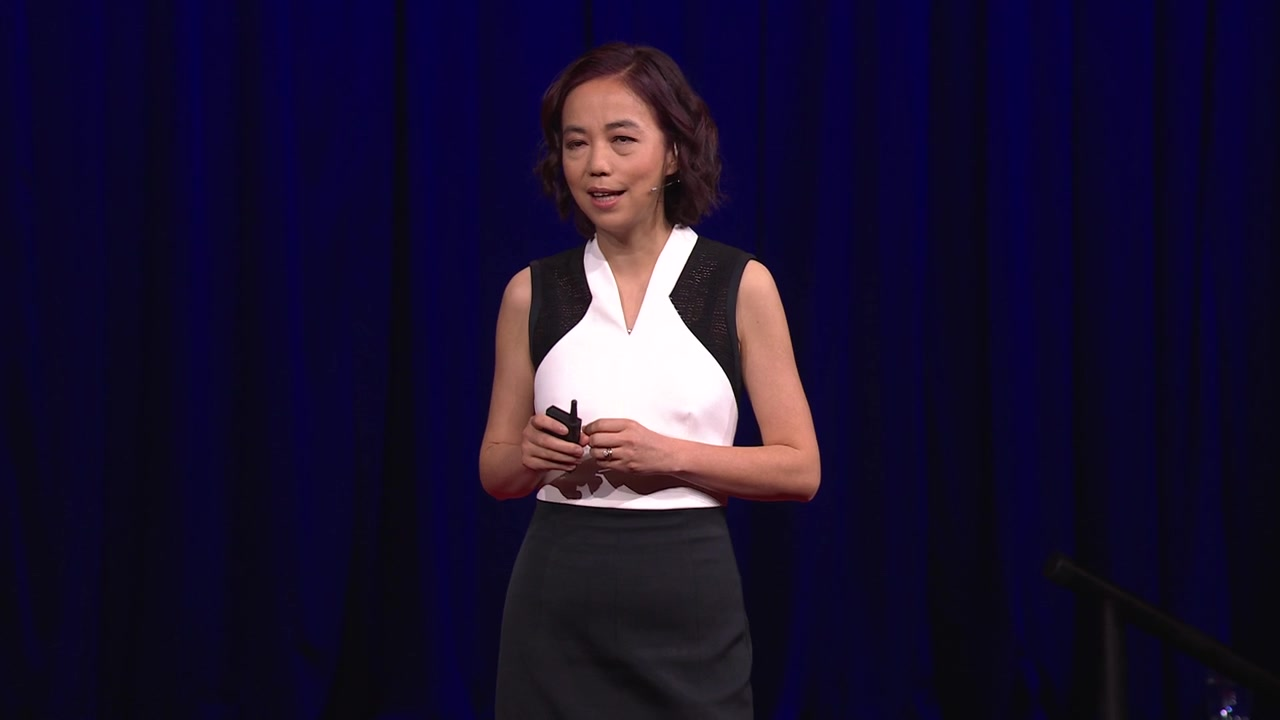
#> input picture Prototype/loop14_talk/ep_a_digest/frames/f02_25s.jpg, 1280 x 720 px; its folder holds only this picture in this run
$ python water-flow.py --base ../../Prototype/loop14_talk/ep_a_digest/frames/f02_25s.jpg
#> lines starting #> are read from the running program, lines starting #| are printed output that depends on the picture
### Tool/ffmpeg.py
"""FFmpeg 入口：把参数原样转发给 Tool/_deps 内的静态二进制。

用法：python Tool/ffmpeg.py -version
      python Tool/ffmpeg.py -i in.mp4 -ss 2 -t 1 -c copy out.mp4
二进制来自 imageio-ffmpeg 包（gyan.dev essentials build），由 setup_deps.py 重建。
"""
import subprocess
import sys
from pathlib import Path

BIN_DIR = Path(__file__).resolve().parent / "_deps" / "imageio_ffmpeg" / "binaries"


def find_exe() -> Path:
    exes = sorted(BIN_DIR.glob("ffmpeg-*.exe"))
    if not exes:
        raise SystemExit("未找到 FFmpeg 二进制，请先运行 python Tool/setup_deps.py")
    return exes[0]


# [2 lines that do not run on import are left out]

### Log/Circle26/water-flow.py
"""纯剪辑版循环水面：不调任何生成通道。

与 loop.py 的分工：
  loop.py   —— 生成片拿到手后做事后缝合，crossfade 会平均两套相位不同的水纹，水会「淡一下」
  本脚本    —— 纹理本身是周期性的，每帧只做整数像素平移，滚满一个周期就回到起点，
               首尾像素级同相位，不需要任何过渡帧，也没有「淡一下」

做法：
  1. 从原画取一块纯水面 ROI，左右各取 B 列做 crossfade，得到可横向平铺的纹理（周期 P = 宽 - B）
  2. 纹理横铺足够长，每帧取一个宽 = ROI 宽的窗口，偏移量随帧推进
  3. 用「矩形羽化 × 亮度权重」做 mask 贴回去：深墨（沙洲、山脚、树）不动，只有淡的水在流
  4. 总帧数 n 满足 n 帧正好滚满一个周期，于是 帧[n-1] → 帧[0] 的位移 = 一帧步长，循环无缝且匀速

用法：
  python water-flow.py                       # 出 12s 单元 + 十圈
  python water-flow.py --dur 8 --speed 50
"""
import argparse
import json
import subprocess
import sys
from pathlib import Path

import cv2
import numpy as np

ROOT = next(p for p in Path(__file__).resolve().parents if (p / "Tool" / "ffmpeg.py").exists())
sys.path.insert(0, str(ROOT / "Tool"))
from ffmpeg import find_exe  # noqa: E402

# 水面 ROI（在 fuchun-169-a.png 上量的：左侧 x<430 是岸树，右侧 x>1180 是山脚）
ROI = dict(x0=430, y0=465, x1=1180, y1=745)
TILE_BAND = 200      # 左右 crossfade 带宽
FEATHER_Y = 42       # 上下羽化
FEATHER_X = 58       # 左右羽化
TONE_LO, TONE_HI = 104, 142   # 亮度低于 LO 视为深墨（不动），高于 HI 全动


def imread_u(p):
    b = np.fromfile(str(p), np.uint8)
    return cv2.imdecode(b, cv2.IMREAD_COLOR)


def imwrite_u(p, img):
    ok, buf = cv2.imencode(Path(p).suffix or ".png", img)
    if ok:
        Path(p).write_bytes(buf.tobytes())
    return ok


def write_video(frames, out, fps, crf=16):
    h, w = frames[0].shape[:2]
    cmd = [find_exe(), "-v", "error", "-y",
           "-f", "rawvideo", "-pix_fmt", "bgr24", "-s", f"{w}x{h}", "-r", f"{fps:g}",
           "-i", "-", "-c:v", "libx264", "-crf", str(crf), "-pix_fmt", "yuv420p",
           "-movflags", "+faststart", str(out)]
    p = subprocess.Popen(cmd, stdin=subprocess.PIPE, stdout=subprocess.DEVNULL, stderr=subprocess.PIPE)
    for f in frames:
        p.stdin.write(f.astype(np.uint8).tobytes())
    p.stdin.close()
    err = p.stderr.read().decode("utf-8", "replace")
    if p.wait() != 0:
        raise RuntimeError("ffmpeg 编码失败:\n" + err[-800:])


def ncc(a, b):
    a = cv2.cvtColor(a, cv2.COLOR_BGR2GRAY).astype(np.float32)
    b = cv2.cvtColor(b, cv2.COLOR_BGR2GRAY).astype(np.float32)
    a -= a.mean(); b -= b.mean()
    den = float(np.sqrt((a * a).sum() * (b * b).sum()))
    return float((a * b).sum() / den) if den else 0.0


def seamless_tile(img, band):
    """把纹理做成可横向平铺：左边缘与右边缘相接处像素连续。

    new = img[:, :W-band]，其中前 band 列是「左带 × ramp_up + 右带 × ramp_down」。
    于是 new 的左边缘取自 img 的最右带，new 的右边缘是 img 的第 W-band-1 列——两者本来相邻。
    """
    h, w = img.shape[:2]
    band = min(band, w // 3)
    new = img[:, : w - band].astype(np.float32).copy()
    ramp = np.linspace(0.0, 1.0, band, dtype=np.float32)
    ramp = (ramp * ramp * (3 - 2 * ramp))[None, :, None]  # smoothstep，避免线性斜坡的硬折
    left = img[:, :band].astype(np.float32)
    right = img[:, w - band:].astype(np.float32)
    new[:, :band] = right * (1 - ramp) + left * ramp
    return np.clip(new, 0, 255).astype(np.uint8)


def build_alpha(roi, px, py):
    h, w = roi.shape[:2]
    ax = np.ones(w, np.float32)
    ay = np.ones(h, np.float32)
    px = min(px, w // 3); py = min(py, h // 3)
    ramp = lambda n: (lambda t: t * t * (3 - 2 * t))(np.linspace(0, 1, n, dtype=np.float32))
    ax[:px] = ramp(px); ax[-px:] = ramp(px)[::-1]
    ay[:py] = ramp(py); ay[-py:] = ramp(py)[::-1]

    gray = cv2.cvtColor(roi, cv2.COLOR_BGR2GRAY).astype(np.float32)
    t = np.clip((gray - TONE_LO) / (TONE_HI - TONE_LO), 0, 1)
    tone = t * t * (3 - 2 * t)                          # 深墨 → 0（钉住），淡墨 → 1（跟着流）
    tone = cv2.GaussianBlur(tone, (0, 0), 7)

    a = ay[:, None] * ax[None, :] * tone
    return np.clip(a, 0, 1)[..., None].astype(np.float32)


def main():
    ap = argparse.ArgumentParser()
    ap.add_argument("--base", default="Log/Circle26/base/fuchun-169-a.png")
    ap.add_argument("--dur", type=float, default=12.0, help="一个周期的秒数")
    ap.add_argument("--fps", type=float, default=24.0)
    ap.add_argument("--loops", type=int, default=10)
    ap.add_argument("--out", default="Log/Circle26/out/flow")
    a = ap.parse_args()

    src = imread_u(a.base)
#> in imread_u, returned value is the input picture: shape (720, 1280, 3); mean B, G, R 47.2, 18.3, 26.5
    H, W = src.shape[:2]
#> H = 720; W = 1280
    roi = src[ROI["y0"]:ROI["y1"], ROI["x0"]:ROI["x1"]]
    rh, rw = roi.shape[:2]
#> rh = 255; rw = 750

    tile = seamless_tile(roi, TILE_BAND)
#> in seamless_tile, `left = img[:, :band].astype(np.float32)`:
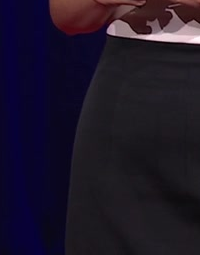
#> left: shape (255, 200, 3) float32; mean B, G, R 39.2, 22, 29.4
#> in seamless_tile, `right = img[:, w - band:].astype(np.float32)`:
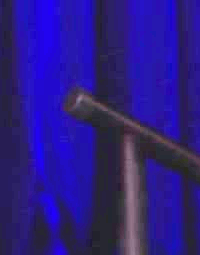
#> right: shape (255, 200, 3) float32; mean B, G, R 27.9, 6.9, 10; drawn with min black and max white
#> in seamless_tile, `new[:, :band] = right * (1 - ramp) + left * ramp`:
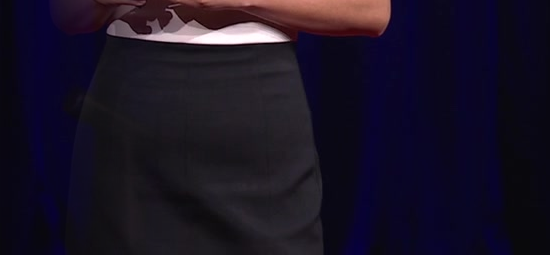
#> new: shape (255, 550, 3) float32; mean B, G, R 36.2, 19.2, 25.7
    P = tile.shape[1]                                    # 周期像素
#> P = 550
    n = int(round(a.dur * a.fps))                        # 单元帧数
    speed = P / a.dur                                    # px/s
#> speed = 45.83

    # 横铺：目标窗口宽 rw，偏移最大 P-1
    reps = int(np.ceil((rw + P) / P)) + 1
#> reps = 4
    tiled = np.concatenate([tile] * reps, axis=1)
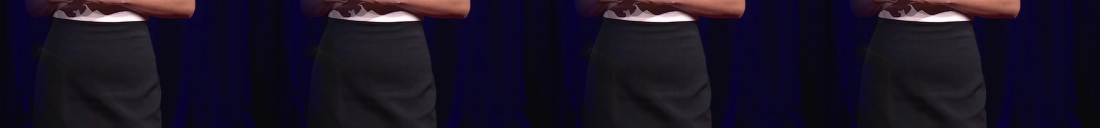
#> tiled: shape (255, 2200, 3) (shown at 1/2 size); mean B, G, R 36, 19, 25.5
    alpha = build_alpha(roi, FEATHER_X, FEATHER_Y)
#> in build_alpha, `gray = cv2.cvtColor(roi, cv2.COLOR_BGR2GRAY).astype(np.float32)`:
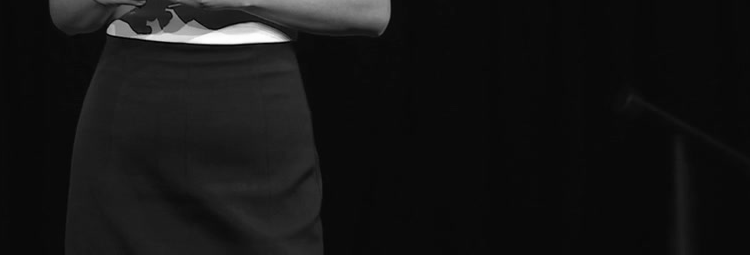
#> gray: shape (255, 750) float32; min 2, max 254, mean 20.7
#> in build_alpha, `a = ay[:, None] * ax[None, :] * tone`:
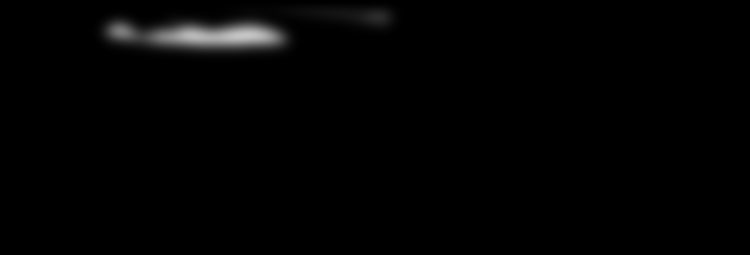
#> a: shape (255, 750) float32; min 0, max 0.777, mean 0.0115

    frames = []
    offs = []
    for i in range(n):
        off = int(round(i * P / n)) % P                  # 一帧步长 = P/n，n 帧正好一圈
        offs.append(off)
        rolled = tiled[:, off: off + rw].astype(np.float32)
        patch = roi.astype(np.float32) * (1 - alpha) + rolled * alpha
        out = src.copy()
        out[ROI["y0"]:ROI["y1"], ROI["x0"]:ROI["x1"]] = np.clip(patch, 0, 255).astype(np.uint8)
        frames.append(out)
#> this loop made 288 passes
#> pass 1, in main, `rolled = tiled[:, off: off + rw].astype(np.float32)`:
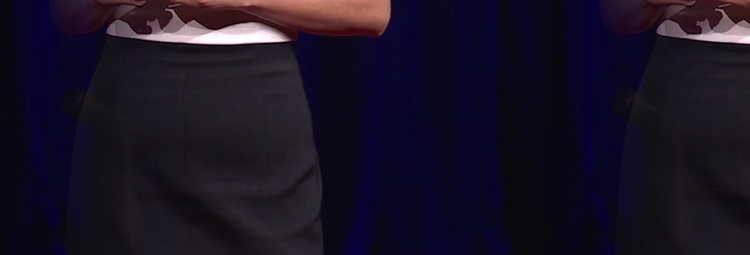
#> rolled: shape (255, 750, 3) float32; mean B, G, R 35.3, 18.8, 25
#> after the loop, frames = 288 items; offs = 288 values from 0 to 548

    outdir = Path(a.out); outdir.mkdir(parents=True, exist_ok=True)
    write_video(frames, outdir / "flow-unit.mp4", a.fps)
    write_video(frames * max(1, a.loops), outdir / f"flow-x{a.loops}.mp4", a.fps)

    # 验证：末帧 → 首帧的位移恰为一帧步长，因此接缝相似度应当不低于帧间基线
    f2f = [ncc(frames[i], frames[i + 1]) for i in range(0, n - 1, max(1, n // 40))]
    seam = ncc(frames[-1], frames[0])
    step = offs[1] - offs[0]

    print(f"底图 {W}x{H}  ROI {rw}x{rh}  纹理周期 P={P}px")
    print(f"周期 {a.dur:g}s / {n} 帧 @{a.fps:g}fps  速度 {speed:.1f}px/s  帧步长 {P/n:.2f}px")
    print(f"接缝(末帧→首帧) {seam:.4f}   帧间基线 {np.median(f2f):.4f}   比值 {seam/np.median(f2f):.3f}")
    print(f"偏移序列 首 {offs[:4]} … 末 {offs[-3:]}  回到 0 时步长应≈{step}")

    # 诊断图：三帧整幅 + ROI 原图 + alpha（统一高度后横排）
    CH = 256
    tiles = []

    def add(lab, img):
        t = cv2.resize(img, (int(img.shape[1] * CH / img.shape[0]), CH))
        c = np.full((CH + 20, t.shape[1], 3), 250, np.uint8); c[20:] = t
        cv2.putText(c, lab, (6, 15), cv2.FONT_HERSHEY_SIMPLEX, 0.5, (0, 0, 200), 1, cv2.LINE_AA)
        tiles.append(c)

    add("f0", frames[0]); add(f"f{n//2}", frames[n // 2]); add(f"f{n-1}", frames[-1])
    add("ROI orig", roi)
    add("alpha mask", cv2.cvtColor((alpha[..., 0] * 255).astype(np.uint8), cv2.COLOR_GRAY2BGR))
    imwrite_u(outdir / "diag.png", np.hstack(tiles))
    imwrite_u(outdir / "tile.png", tile)

    (outdir / "flow.json").write_text(json.dumps({
        "base": str(a.base), "roi": ROI, "roi_size": [rw, rh],
        "period_px": P, "tile_band": TILE_BAND, "dur": a.dur, "fps": a.fps,
        "frames": n, "speed_px_s": round(speed, 2),
        "seam_ncc": round(seam, 4), "fps_ncc": round(float(np.median(f2f)), 4),
        "ratio": round(seam / float(np.median(f2f)), 4),
        "cost": 0,
    }, ensure_ascii=False, indent=1), encoding="utf-8")


if __name__ == "__main__":
#> (the run stopped early here; a loop or call above may not have finished)

$ run again, on Prototype/loop14_talk/ep_a_digest/frames/f19_626s.jpg
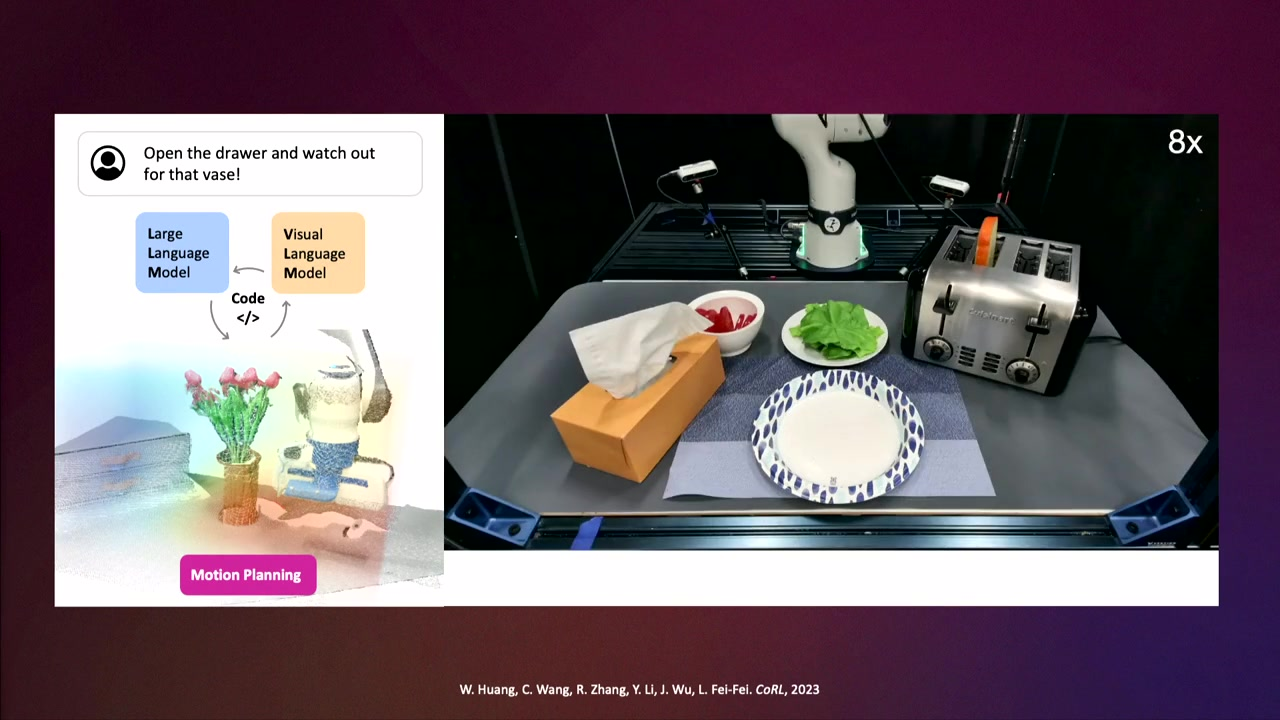
#> input picture Prototype/loop14_talk/ep_a_digest/frames/f19_626s.jpg, 1280 x 720 px
#> in imread_u, returned value is the input picture: shape (720, 1280, 3); mean B, G, R 100.8, 92.4, 108.6
#> in build_alpha, `a = ay[:, None] * ax[None, :] * tone`:
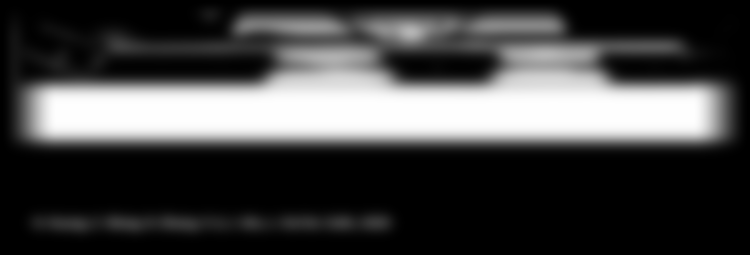
#> a: shape (255, 750) float32; min 0, max 1, mean 0.27
#> the loop in main, `for i in range(n):` made 288 passes
#> pass 2, in main, `rolled = tiled[:, off: off + rw].astype(np.float32)`:
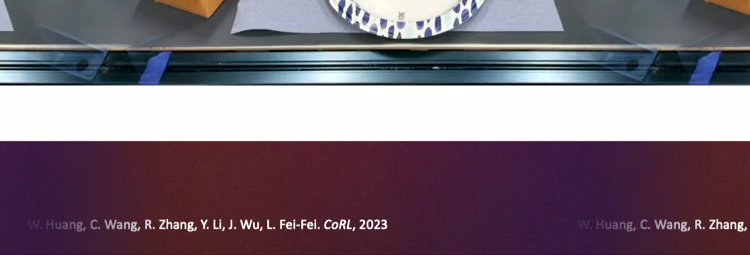
#> rolled: shape (255, 750, 3) float32; mean B, G, R 118.4, 106.4, 121.2
#> after the loop in main, `for i in range(n):`: frames = 288 items; offs = 288 values from 0 to 548

$ run again, on Prototype/loop14_talk/ep_a_digest/frames/f11_300s.jpg
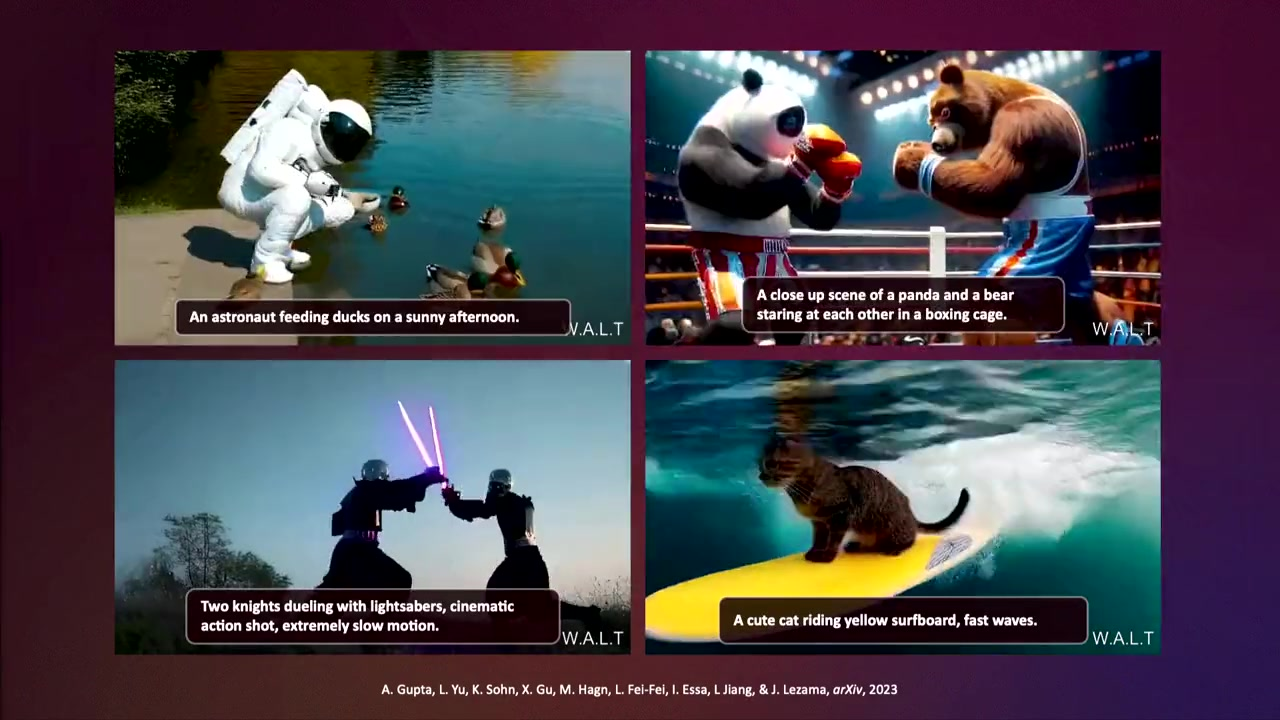
#> input picture Prototype/loop14_talk/ep_a_digest/frames/f11_300s.jpg, 1280 x 720 px
#> in imread_u, returned value is the input picture: shape (720, 1280, 3); mean B, G, R 78.3, 69.4, 74.3
#> the loop in main, `for i in range(n):` made 288 passes
#> pass 2, in main, `rolled = tiled[:, off: off + rw].astype(np.float32)`:
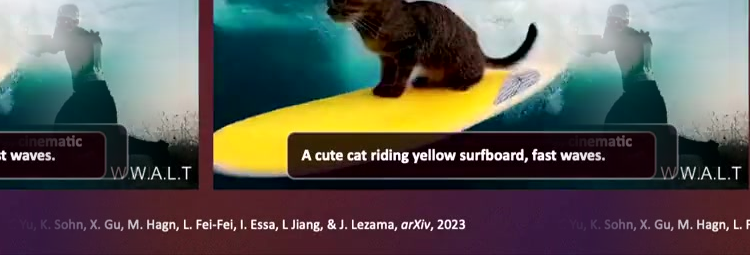
#> rolled: shape (255, 750, 3) float32; mean B, G, R 85, 90, 91.6
#> after the loop in main, `for i in range(n):`: frames = 288 items; offs = 288 values from 0 to 548
